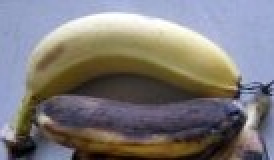
#> input picture data/mixed_crops/banano/Regular/mixed_banano_002_regular.jpg, 137 x 80 px (shown 2 times larger); its folder holds only this picture in this run
$ python -i features.py   (imports and definitions only)   (older library calls are emulated)
#> lines starting #> are read from the running program, lines starting #| are printed output that depends on the picture
### src/size_estimation.py
"""Estimación de tamaño relativo de frutas invariante a orientación.

Implementa la segunda salida requerida por el enunciado (sección 1.3):
- Diámetro normalizado en píxeles: ``max(bw, bh) / max(W, H)`` en el rango ``(0, 1]``,
  invariante a rotaciones de 90° (a diferencia de dividir solo por el ancho ``W``).
- Categoría relativa de tamaño (``Pequeño``, ``Mediano``, ``Grande``) calculada a
  partir de umbrales calibrables.

Fundamento matemático (PI3):
Se combina la distancia cromática ponderada en CIELAB frente al fondo de los bordes
(``w_L = 0.30`` para atenuar sombras proyectadas) con el canal de saturación HSV
cuando el fondo es neutro (blanco, gris claro o mesón gris oscuro), seguida de
umbralización automática de Otsu (1979), morfología matemática y selección ponderada por
centralidad para aislar el fruto principal incluso si aparecen bordes secundarios.

Referencias de terceros reutilizadas:
- OpenCV (``cv2``, Apache-2.0): conversiones de color, filtro gaussiano, umbralización
  de Otsu, operadores morfológicos y componentes conexos.
- NumPy (BSD-3): operaciones vectorizadas sobre máscaras y coordenadas.
"""

from __future__ import annotations

import math
from dataclasses import dataclass

import cv2
import numpy as np

from src.config import SIZE_CATEGORIES
from src.preprocessing import _border_background_distance_lab

# Umbrales por defecto para clasificar el diámetro normalizado (respecto al lado mayor)
# en categorías relativas Pequeño / Mediano / Grande.
DEFAULT_SIZE_THRESHOLDS: tuple[float, float] = (0.30, 0.55)


@dataclass(frozen=True)
class SizeEstimate:
    """Resultado estructurado de la estimación de tamaño relativo."""

    normalized_diameter: float
    diagonal_ratio: float
    area_ratio: float
    size_category: str
    bbox_xyxy: tuple[int, int, int, int]
    bbox_fill_ratio: float
    touches_border: bool
    mask: np.ndarray


def classify_size_category(
    normalized_diameter: float,
    thresholds: tuple[float, float] = DEFAULT_SIZE_THRESHOLDS,
) -> str:
    """Asigna una categoría relativa (``Pequeño``, ``Mediano``, ``Grande``)."""
    low, high = thresholds
    if normalized_diameter < low:
        return SIZE_CATEGORIES[0]
    if normalized_diameter < high:
        return SIZE_CATEGORIES[1]
    return SIZE_CATEGORIES[2]


def estimate_fruit_size(
    image_rgb: np.ndarray,
    *,
    max_working_side: int = 800,
    thresholds: tuple[float, float] = DEFAULT_SIZE_THRESHOLDS,
) -> SizeEstimate:
    """Segmenta el fruto principal y estima su diámetro relativo normalizado.

    Parámetros
    ----------
    image_rgb : np.ndarray
        Imagen RGB ``uint8`` de forma ``(H, W, 3)``.
    max_working_side : int
        Lado mayor máximo para acelerar la segmentación conservando la proporción.
    thresholds : tuple[float, float]
        Cortes ``(t1, t2)`` para asignar ``Pequeño / Mediano / Grande``.

    Devuelve
    --------
    SizeEstimate
        Objeto con métricas geométricas normalizadas, caja delimitadora y máscara binaria
        a la resolución de entrada ``(H, W)``.
    """
#> called with max_working_side = 800, thresholds = (0.3, 0.55)
    if image_rgb.ndim != 3 or image_rgb.shape[2] != 3 or image_rgb.dtype != np.uint8:
        raise ValueError("Se requiere una imagen RGB uint8 de forma (H, W, 3).")

    orig_h, orig_w = image_rgb.shape[:2]
    if min(orig_h, orig_w) < 32:
        raise ValueError("La imagen es demasiado pequeña para estimar el contorno del fruto.")

    # Escalar copia de trabajo para mantener latencia baja (~10-20 ms en CPU)
    scale = 1.0
    if max(orig_h, orig_w) > max_working_side:
        scale = max_working_side / float(max(orig_h, orig_w))
        work_w = max(32, int(round(orig_w * scale)))
        work_h = max(32, int(round(orig_h * scale)))
        work_rgb = cv2.resize(image_rgb, (work_w, work_h), interpolation=cv2.INTER_AREA)
    else:
        work_rgb = image_rgb
        work_h, work_w = orig_h, orig_w

    hsv = cv2.cvtColor(work_rgb, cv2.COLOR_RGB2HSV)
#> hsv: shape (80, 137, 3); mean H, S, V 74.1, 77.2, 141
    sat = hsv[:, :, 1].astype(np.float32)
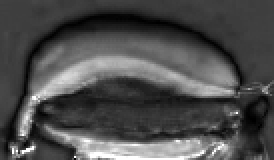
#> sat: shape (80, 137) float32 (shown 2 times larger); min 0, max 255, mean 77.2

    # Estimar saturación del fondo en el marco exterior (7 %)
    bw_strip = max(4, int(round(work_w * 0.07)))
    bh_strip = max(4, int(round(work_h * 0.07)))
    border_sat = np.concatenate(
        [
            sat[:bh_strip, :].ravel(),
            sat[work_h - bh_strip :, :].ravel(),
            sat[bh_strip : work_h - bh_strip, :bw_strip].ravel(),
            sat[bh_strip : work_h - bh_strip, work_w - bw_strip :].ravel(),
        ]
    )
#> border_sat = 3004 values, max 255 at index 835, min 0 at index 1544, mean 78.87
    bg_sat_median = float(np.median(border_sat))
#> bg_sat_median = 62

    lab_dist = _border_background_distance_lab(work_rgb, border_frac=0.07, luminance_weight=0.30)

    # Si el fondo es neutro (blanco, tela clara o mesón gris oscuro), combinar distancia Lab + saturación
    if bg_sat_median < 55.0:
        score_map = np.maximum(lab_dist, 0.55 * np.maximum(0.0, sat - bg_sat_median))
    else:
        score_map = lab_dist

    score_blur = cv2.GaussianBlur(score_map, (5, 5), 0)
    clip_hi = min(90.0, float(np.percentile(score_blur, 99)))
    if clip_hi < 14.0:
        raise ValueError("Contraste insuficiente entre la fruta y el fondo.")

    score_u8 = np.clip((np.minimum(score_blur, clip_hi) / clip_hi) * 255.0, 0, 255).astype(np.uint8)
    otsu_u8, _ = cv2.threshold(score_u8, 0, 255, cv2.THRESH_BINARY + cv2.THRESH_OTSU)
    otsu_val = (otsu_u8 / 255.0) * clip_hi
    threshold = max(14.0, min(otsu_val, 42.0))
    binary = (score_blur >= threshold).astype(np.uint8)

    # Cierre y apertura morfológica adaptados al tamaño de la imagen
    k_close = max(5, (int(round(min(work_h, work_w) * 0.025)) | 1))
    k_open = max(3, (int(round(min(work_h, work_w) * 0.012)) | 1))
    binary = cv2.morphologyEx(
        binary, cv2.MORPH_CLOSE, cv2.getStructuringElement(cv2.MORPH_ELLIPSE, (k_close, k_close))
    )
    binary = cv2.morphologyEx(
        binary, cv2.MORPH_OPEN, cv2.getStructuringElement(cv2.MORPH_ELLIPSE, (k_open, k_open))
    )

    # Seleccionar el componente conexo principal ponderado por centralidad y área
    num_cc, labels, stats, centroids = cv2.connectedComponentsWithStats(binary, connectivity=8)
    total_area = float(work_h * work_w)
    best_score = -1.0
    best_id = -1

    for cc_id in range(1, num_cc):
        x, y, bw, bh, area = stats[cc_id]
        area_frac = area / total_area
        if area_frac < 0.008 or area_frac > 0.96:
            continue
        cx, cy = centroids[cc_id]
        dx = (cx - work_w / 2.0) / (work_w / 2.0)
        dy = (cy - work_h / 2.0) / (work_h / 2.0)
        center_weight = math.exp(-0.5 * ((dx**2 + dy**2) / (0.65**2)))
        # Penalizar ligeramente objetos pegados a un borde si existe un fruto central limpio
        touches_any = x <= 1 or y <= 1 or (x + bw) >= work_w - 1 or (y + bh) >= work_h - 1
        border_factor = 0.72 if touches_any and area_frac < 0.35 else 1.0
        candidate_score = area_frac * center_weight * border_factor
        if candidate_score > best_score:
            best_score = candidate_score
            best_id = cc_id

    if best_id < 0:
        raise ValueError("No se detectó un fruto claramente separado del fondo.")

    work_mask = (labels == best_id).astype(np.uint8)
    contours, _ = cv2.findContours(work_mask, cv2.RETR_EXTERNAL, cv2.CHAIN_APPROX_SIMPLE)
    filled_work = np.zeros_like(work_mask)
    cv2.drawContours(filled_work, contours, -1, 1, cv2.FILLED)

    # Reescalar máscara al tamaño original para devolver coordenadas exactas
    if (work_w, work_h) != (orig_w, orig_h):
        full_mask = cv2.resize(filled_work, (orig_w, orig_h), interpolation=cv2.INTER_NEAREST)
    else:
        full_mask = filled_work

    ys, xs = np.nonzero(full_mask)
    if len(xs) == 0:
        raise ValueError("Máscara vacía tras el posprocesamiento.")

    x1, x2 = int(xs.min()), int(xs.max()) + 1
    y1, y2 = int(ys.min()), int(ys.max()) + 1
    bw = x2 - x1
    bh = y2 - y1

    max_img_side = float(max(orig_w, orig_h))
    diag_img = math.hypot(orig_w, orig_h)
    normalized_diameter = float(max(bw, bh) / max_img_side)
    diagonal_ratio = float(max(bw, bh) / diag_img)
    mask_area = float(np.count_nonzero(full_mask))
    area_ratio = float(mask_area / (orig_w * orig_h))
    bbox_fill_ratio = float(mask_area / max(1, bw * bh))
    touches_border = bool(x1 <= 2 or y1 <= 2 or x2 >= orig_w - 2 or y2 >= orig_h - 2)

    return SizeEstimate(
        normalized_diameter=normalized_diameter,
        diagonal_ratio=diagonal_ratio,
        area_ratio=area_ratio,
        size_category=classify_size_category(normalized_diameter, thresholds=thresholds),
        bbox_xyxy=(x1, y1, x2, y2),
        bbox_fill_ratio=bbox_fill_ratio,
        touches_border=touches_border,
        mask=full_mask,
    )


def crop_fruit_foreground(
    image_rgb: np.ndarray,
    *,
    pad_ratio: float = 0.08,
) -> tuple[np.ndarray, SizeEstimate | None]:
    """Recorta ajustadamente el fruto detectado para la clasificación de calidad.

    A diferencia del cálculo estricto de tamaño, si el fruto ocupa casi toda la imagen
    o la segmentación no logra aislarlo, conserva la imagen completa de forma segura.
    """
    try:
        est = estimate_fruit_size(image_rgb)
    except (ValueError, cv2.error):
        return image_rgb, None

    return crop_bbox_with_padding(image_rgb, est.bbox_xyxy, pad_ratio=pad_ratio), est


def crop_bbox_with_padding(
    image_rgb: np.ndarray,
    bbox_xyxy: tuple[int, int, int, int],
    *,
    pad_ratio: float = 0.08,
) -> np.ndarray:
    """Recorta ``image_rgb`` alrededor de ``bbox_xyxy`` añadiendo margen proporcional."""
    h, w = image_rgb.shape[:2]
    x1, y1, x2, y2 = bbox_xyxy
    bw, bh = max(1, x2 - x1), max(1, y2 - y1)
    pad_x = int(round(bw * pad_ratio))
    pad_y = int(round(bh * pad_ratio))
    cx1 = max(0, x1 - pad_x)
    cy1 = max(0, y1 - pad_y)
    cx2 = min(w, x2 + pad_x)
    cy2 = min(h, y2 + pad_y)
    if cx2 <= cx1 or cy2 <= cy1:
        return image_rgb.copy()
    return image_rgb[cy1:cy2, cx1:cx2].copy()


# [211 lines left out: functions compute_roi_bounds_pct, compute_roi_xyxy, estimate_fruit_size_in_roi, not called in this run]

### src/preprocessing.py
"""Funciones de preprocesamiento de imágenes, limpieza EXIF y segmentación multifruto.

Este módulo concentra las operaciones reproducibles de Fase 3 (Preparación de datos):
- Carga segura con corrección de orientación EXIF.
- Limpieza completa de metadatos EXIF (privacidad - PI1) y redimensionado con Lanczos.
- Segmentación clásica de instancias individuales en escenas multifruto
  (`Mixed Qualit_Fruits`) mediante distancia cromática en espacio CIELAB,
  umbralización automática de Otsu (1979) y separación de frutos en contacto con
  Watershed (Meyer, 1994 / implementación OpenCV, Apache-2.0) (PI3).

Referencias de terceros reutilizadas:
- OpenCV (``cv2``) para transformaciones de color, morfología y Watershed.
- Pillow (``PIL``) para orientación EXIF y remuestreo Lanczos.
- Esquema estándar de hashing perceptual por diferencias horizontales (``dHash``).
"""

from __future__ import annotations

import hashlib
from dataclasses import dataclass
from pathlib import Path

import cv2
import numpy as np
from PIL import Image, ImageOps

from src.config import JPEG_QUALITY, MAX_WORKING_SIDE_PX


@dataclass(frozen=True)
class FruitCrop:
    """Representa una fruta individual segmentada dentro de una escena multifruto."""

    bbox_xyxy: tuple[int, int, int, int]
    crop_rgb: np.ndarray
    area_ratio: float
    solidity: float


def sha256_bytes(data: bytes) -> str:
    """Calcula el resumen criptográfico SHA-256 de una secuencia de bytes."""
    return hashlib.sha256(data).hexdigest()


# [48 lines left out: functions sha256_file, load_clean_rgb, save_clean_jpeg, not called in this run]


def _border_background_distance_lab(
    image_rgb: np.ndarray,
    border_frac: float = 0.07,
    luminance_weight: float = 0.35,
) -> np.ndarray:
    """Calcula la distancia ponderada en espacio CIELAB respecto al fondo de borde.

    Matemáticamente, para cada píxel :math:`(x, y)` con vector CIELAB
    :math:`(L^*, a^*, b^*)`, se estima el color de fondo :math:`(\\tilde{L}, \\tilde{a}, \\tilde{b})`
    mediante la mediana de los píxeles del marco exterior (robusta a frutos
    ocasionales cercanos al borde) y se evalúa:

    .. math::
        d(x, y) = \\sqrt{w_L (L^* - \\tilde{L})^2 + (a^* - \\tilde{a})^2 + (b^* - \\tilde{b})^2}

    Ponderar :math:`w_L = 0.35 < 1` atenúa sombras proyectadas sobre pisos o mesas
    neutras preservando el contraste cromático de las frutas y zonas oscuras extensas.
    """
#> called with border_frac = 0.07, luminance_weight = 0.3
    h, w = image_rgb.shape[:2]
    lab = cv2.cvtColor(image_rgb, cv2.COLOR_RGB2LAB).astype(np.float32)
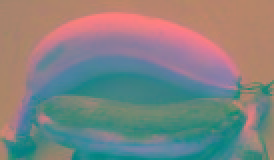
#> lab: shape (80, 137, 3) float32 (shown 2 times larger); mean R, G, B 128.8, 130.8, 129.4

    bw = max(4, int(round(w * border_frac)))
    bh = max(4, int(round(h * border_frac)))
    border_pixels = np.concatenate(
        [
            lab[:bh, :, :].reshape(-1, 3),
            lab[h - bh :, :, :].reshape(-1, 3),
            lab[bh : h - bh, :bw, :].reshape(-1, 3),
            lab[bh : h - bh, w - bw :, :].reshape(-1, 3),
        ],
        axis=0,
    )
    bg_median = np.median(border_pixels, axis=0)
#> bg_median = [169, 132, 109]

    diff = lab - bg_median
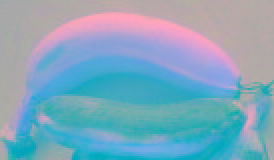
#> diff: shape (80, 137, 3) float32 (shown 2 times larger); mean R, G, B -40.2, -1.2, 20.4; drawn with min black and max white
    dist = np.sqrt(
        luminance_weight * (diff[:, :, 0] ** 2)
        + (diff[:, :, 1] ** 2)
        + (diff[:, :, 2] ** 2)
    )
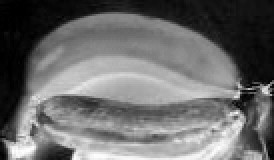
#> dist: shape (80, 137) float32 (shown 2 times larger); min 1, max 94.58, mean 40.6; drawn with min black and max white
    return dist


# [142 lines left out: function segment_multi_fruit_instances, not called in this run]

### src/features.py
"""Extracción de características clásicas orientadas a calidad visual de frutas.

A diferencia de descriptores puramente geométricos, la calidad superficial depende
de color, uniformidad cromática, manchas oscuras localizadas y textura de la cáscara.

Vector de características por imagen (408 dimensiones):
1. Histogramas normalizados en espacio HSV (3 canales × 16 bins = 48 dims):
   capturan tono (madurez), saturación (frescura) y brillo global.
2. Estadísticos perceptuales en espacio CIELAB (3 canales × 6 estadísticos = 18 dims):
   media, desviación estándar, asimetría (skewness) y percentiles 10, 50 y 90 de
   ``L_opencv``, ``a`` y ``b`` para detectar oscurecimiento y pérdida de viveza.
3. Indicadores matemáticos de manchas y deterioro superficial (6 dims):
   - Proporción de píxeles muy oscuros (``L_opencv < 60`` en escala OpenCV ``[0, 255]``,
     equivalente aproximado a ``L* < 23.5`` en escala CIE ``[0, 100]``).
   - Proporción de píxeles pardos/magullados (tono cálido oscuro con baja luminancia).
   - Proporción de anomalías oscuras locales: ``L_opencv < max(35, mediana - 1.5 * IQR)``
     en escala ``[0, 255]`` (distingue manchas puntuales de ``Regular`` frente a deterioro global).
   - Número normalizado de manchas conexas y área relativa de la mayor mancha.
   - Contraste intercuartílico de luminancia ``IQR(L_opencv) / 255``.
4. Descriptores de textura y rugosidad (12 dims):
   energía de gradiente Sobel (media, desviación, p90), varianza y cuantiles del
   Laplaciano (moho, arrugas, cicatrices) y desviación local de luminancia (bloques 8×8).
5. Descriptor HOG compacto sobre ``64×64`` en escala de grises (324 dims):
   celdas ``16×16``, bloques ``32×32``, paso ``16`` y ``9`` orientaciones
   (formulación L2-Hys basada en Dalal & Triggs, CVPR 2005; implementado con OpenCV/NumPy).
"""

from __future__ import annotations

from pathlib import Path

import cv2
import numpy as np
import pandas as pd

from src.config import CLASSICAL_IMAGE_SIZE, PROJECT_ROOT
from src.preprocessing import load_clean_rgb
from src.size_estimation import crop_fruit_foreground

_HOG_SIZE = (64, 64)


def _compute_hog_64(gray_image: np.ndarray, cell_size: int = 16, nbins: int = 9) -> np.ndarray:
    """Calcula un descriptor HOG compacto (celdas 16×16, bloques 2×2, 9 orientaciones).

    Implementación vectorizada independiente de la versión de OpenCV (compatible con 4.x y 5.x):
    - Gradientes Sobel :math:`G_x, G_y` → magnitud :math:`M = \\sqrt{G_x^2 + G_y^2}` y
      orientación no dirigida :math:`\\theta \\in [0, \\pi)`.
    - Histogramas ponderados por magnitud en 4×4 celdas de 16×16 píxeles.
    - Normalización L2-Hys por bloques solapados de 2×2 celdas (3×3 bloques × 4 × 9 = 324 dims).
    """
    gray = cv2.resize(gray_image, _HOG_SIZE, interpolation=cv2.INTER_AREA).astype(np.float32) / 255.0
    gx = cv2.Sobel(gray, cv2.CV_32F, 1, 0, ksize=1)
    gy = cv2.Sobel(gray, cv2.CV_32F, 0, 1, ksize=1)
    mag = np.hypot(gx, gy)
    angle = np.mod(np.rad2deg(np.arctan2(gy, gx)), 180.0)

    n_cells_y = _HOG_SIZE[1] // cell_size
    n_cells_x = _HOG_SIZE[0] // cell_size
    bin_width = 180.0 / nbins
    bin_idx = np.clip((angle / bin_width).astype(np.int32), 0, nbins - 1)

    cell_hists = np.zeros((n_cells_y, n_cells_x, nbins), dtype=np.float32)
    for cy in range(n_cells_y):
        y0, y1 = cy * cell_size, (cy + 1) * cell_size
        for cx in range(n_cells_x):
            x0, x1 = cx * cell_size, (cx + 1) * cell_size
            cell_hists[cy, cx] = np.bincount(
                bin_idx[y0:y1, x0:x1].ravel(),
                weights=mag[y0:y1, x0:x1].ravel(),
                minlength=nbins,
            )

    # Normalización L2 por bloques de 2×2 celdas con paso de 1 celda
    blocks: list[np.ndarray] = []
    eps = 1e-6
    for by in range(n_cells_y - 1):
        for bx in range(n_cells_x - 1):
            block = cell_hists[by : by + 2, bx : bx + 2, :].ravel()
            norm = float(np.sqrt(np.dot(block, block) + eps))
            block = np.minimum(block / norm, 0.2)
            norm2 = float(np.sqrt(np.dot(block, block) + eps))
            blocks.append(block / norm2)
    return np.concatenate(blocks).astype(np.float32)


def _skewness(values: np.ndarray) -> float:
    """Calcula la asimetría estandarizada de tercer momento evitando división por cero."""
    centered = values - float(values.mean())
    std = float(values.std())
    if std < 1e-6:
        return 0.0
    return float(np.mean((centered / std) ** 3))


def extract_classical_features_rgb(
    image_rgb: np.ndarray,
    *,
    use_foreground_crop: bool = True,
) -> np.ndarray:
    """Extrae el vector de características clásicas desde una imagen RGB ``uint8``."""
    if image_rgb.ndim != 3 or image_rgb.shape[2] != 3:
        raise ValueError("Se requiere una imagen RGB de 3 canales.")

    working = crop_fruit_foreground(image_rgb)[0] if use_foreground_crop else image_rgb
#> in estimate_fruit_size, `score_blur = cv2.GaussianBlur(score_map, (5, 5), 0)`:
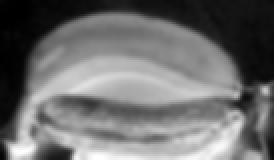
#> score_blur: shape (80, 137) float32 (shown 2 times larger); min 1.07, max 92.1, mean 40.6; drawn with min black and max white
#> in estimate_fruit_size, `clip_hi = min(90.0, float(np.percentile(score_blur, 99)))`: clip_hi = 86.75
#> (the rest of the program and of its run is left out)
